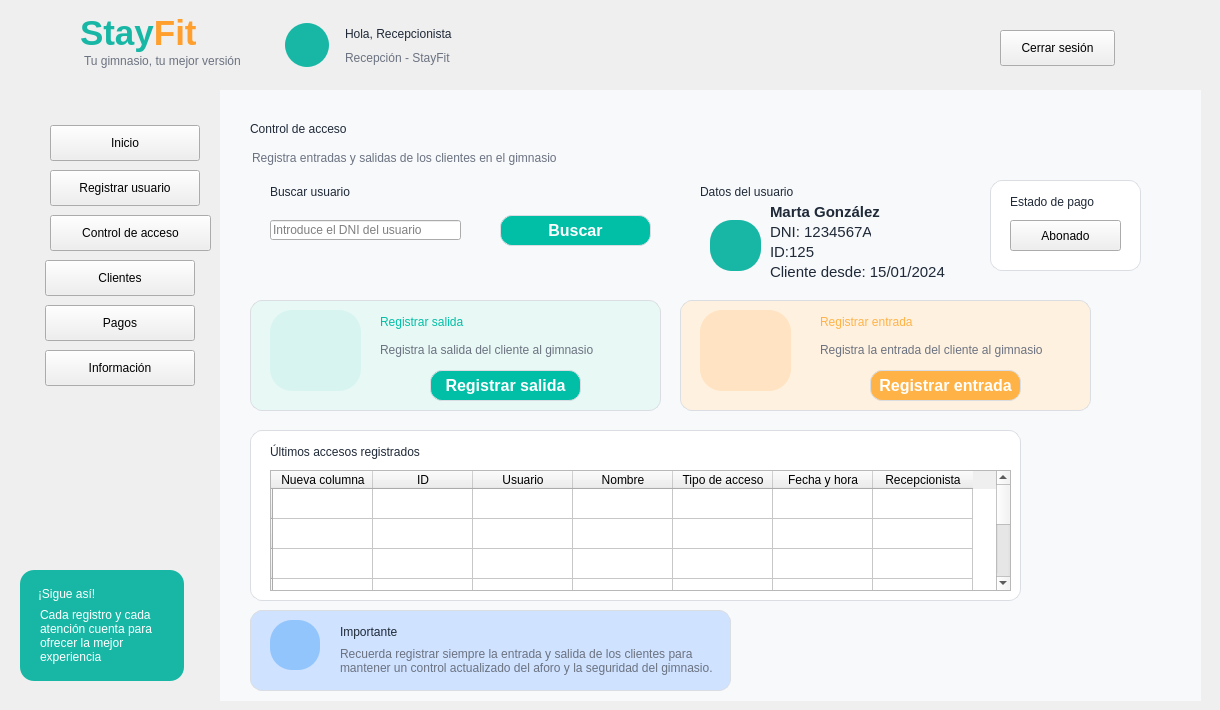
  <widget class="QWidget" name="centralwidget">
   <widget class="QFrame" name="frameHeader">
    <property name="geometry">
     <rect>
      <x>0</x>
      <y>0</y>
      <width>1201</width>
      <height>91</height>
     </rect>
    </property>
    <property name="frameShape">
     <enum>QFrame::NoFrame</enum>
    </property>
    <widget class="QLabel" name="lblLogoIcono">
     <property name="geometry">
      <rect>
       <x>18</x>
       <y>10</y>
       <width>65</width>
       <height>65</height>
      </rect>
     </property>
     <property name="styleSheet">
      <string notr="true">font: 28pt &quot;Segoe UI Emoji&quot;; color: #18B7A5;</string>
     </property>
     <property name="text">
      <string/>
     </property>
     <property name="pixmap">
      <pixmap resource="../imagenes/recursos.qrc">:/prefijoNuevo/logo_stayfit.png</pixmap>
     </property>
     <property name="scaledContents">
      <bool>true</bool>
     </property>
    </widget>
    <widget class="QLabel" name="labelStayFitHeader">
     <property name="geometry">
      <rect>
       <x>80</x>
       <y>8</y>
       <width>170</width>
       <height>51</height>
      </rect>
     </property>
     <property name="text">
      <string>&lt;html&gt;&lt;head/&gt;&lt;body&gt;&lt;p&gt;&lt;span style=&quot; font-size:26pt; font-weight:700; color:#18B7A5;&quot;&gt;Stay&lt;/span&gt;&lt;span style=&quot; font-size:26pt; font-weight:700; color:#FF9F2E;&quot;&gt;Fit&lt;/span&gt;&lt;/p&gt;&lt;/body&gt;&lt;/html&gt;</string>
     </property>
    </widget>
    <widget class="QLabel" name="labelSubtituloHeader">
     <property name="geometry">
      <rect>
       <x>84</x>
       <y>52</y>
       <width>170</width>
       <height>18</height>
      </rect>
     </property>
     <property name="styleSheet">
      <string notr="true">color: #6B7280; font: 9pt &quot;Segoe UI&quot;;</string>
     </property>
     <property name="text">
      <string>Tu gimnasio, tu mejor versión</string>
     </property>
    </widget>
    <widget class="QLabel" name="lblAvatarCliente">
     <property name="geometry">
      <rect>
       <x>285</x>
       <y>23</y>
       <width>44</width>
       <height>44</height>
      </rect>
     </property>
     <property name="styleSheet">
      <string notr="true">background-color: #18B7A5; color: white; border-radius: 22px; font: 20pt &quot;Segoe UI Emoji&quot;;</string>
     </property>
     <property name="text">
      <string/>
     </property>
     <property name="pixmap">
      <pixmap resource="../imagenes/recursos.qrc">:/newPrefix/usuario.png</pixmap>
     </property>
     <property name="scaledContents">
      <bool>true</bool>
     </property>
    </widget>
    <widget class="QLabel" name="lblNombreCliente">
     <property name="geometry">
      <rect>
       <x>345</x>
       <y>22</y>
       <width>270</width>
       <height>24</height>
      </rect>
     </property>
     <property name="styleSheet">
      <string notr="true">font: bold 13pt &quot;Segoe UI&quot;; color: #1F2937;</string>
     </property>
     <property name="text">
      <string>Hola, Recepcionista</string>
     </property>
    </widget>
    <widget class="QLabel" name="lblFechaAltaCliente">
     <property name="geometry">
      <rect>
       <x>345</x>
       <y>48</y>
       <width>250</width>
       <height>20</height>
      </rect>
     </property>
     <property name="styleSheet">
      <string notr="true">font: 10pt &quot;Segoe UI&quot;; color: #6B7280;</string>
     </property>
     <property name="text">
      <string>Recepción - StayFit</string>
     </property>
    </widget>
    <widget class="QPushButton" name="btnCerrarSesion">
     <property name="geometry">
      <rect>
       <x>1000</x>
       <y>30</y>
       <width>115</width>
       <height>36</height>
      </rect>
     </property>
     <property name="text">
      <string>Cerrar sesión</string>
     </property>
    </widget>
    <widget class="QLabel" name="label_17">
     <property name="geometry">
      <rect>
       <x>510</x>
       <y>20</y>
       <width>31</width>
       <height>31</height>
      </rect>
     </property>
     <property name="text">
      <string/>
     </property>
     <property name="pixmap">
      <pixmap resource="../imagenes/recursos.qrc">:/newPrefix/ola.png</pixmap>
     </property>
     <property name="scaledContents">
      <bool>true</bool>
     </property>
    </widget>
   </widget>
   <widget class="QFrame" name="frameMenu">
    <property name="geometry">
     <rect>
      <x>0</x>
      <y>90</y>
      <width>220</width>
      <height>611</height>
     </rect>
    </property>
    <property name="frameShape">
     <enum>QFrame::NoFrame</enum>
    </property>
    <widget class="QPushButton" name="btnInicio">
     <property name="geometry">
      <rect>
       <x>50</x>
       <y>125</y>
       <width>161</width>
       <height>36</height>
      </rect>
     </property>
     <property name="toolTip">
      <string>&lt;html&gt;&lt;head/&gt;&lt;body&gt;&lt;p align=&quot;center&quot;&gt;&lt;br/&gt;&lt;/p&gt;&lt;/body&gt;&lt;/html&gt;</string>
     </property>
     <property name="layoutDirection">
      <enum>Qt::LeftToRight</enum>
     </property>
     <property name="text">
      <string>Control de acceso</string>
     </property>
    </widget>
    <widget class="QPushButton" name="btnClases">
     <property name="geometry">
      <rect>
       <x>50</x>
       <y>35</y>
       <width>150</width>
       <height>36</height>
      </rect>
     </property>
     <property name="text">
      <string>Inicio</string>
     </property>
    </widget>
    <widget class="QPushButton" name="btnInscripciones">
     <property name="geometry">
      <rect>
       <x>50</x>
       <y>80</y>
       <width>150</width>
       <height>36</height>
      </rect>
     </property>
     <property name="text">
      <string>Registrar usuario</string>
     </property>
    </widget>
    <widget class="QPushButton" name="btnPagos">
     <property name="geometry">
      <rect>
       <x>45</x>
       <y>170</y>
       <width>150</width>
       <height>36</height>
      </rect>
     </property>
     <property name="text">
      <string>Clientes</string>
     </property>
    </widget>
    <widget class="QPushButton" name="btnEstadisticas">
     <property name="geometry">
      <rect>
       <x>45</x>
       <y>215</y>
       <width>150</width>
       <height>36</height>
      </rect>
     </property>
     <property name="text">
      <string>Pagos</string>
     </property>
    </widget>
    <widget class="QPushButton" name="btnCalorias">
     <property name="geometry">
      <rect>
       <x>45</x>
       <y>260</y>
       <width>150</width>
       <height>36</height>
      </rect>
     </property>
     <property name="text">
      <string>Información</string>
     </property>
    </widget>
    <widget class="QFrame" name="cardSigue">
     <property name="geometry">
      <rect>
       <x>20</x>
       <y>480</y>
       <width>164</width>
       <height>111</height>
      </rect>
     </property>
     <property name="styleSheet">
      <string notr="true">QFrame#cardSigue { background-color: #18B7A5; border-radius: 14px; border: none; }</string>
     </property>
     <widget class="QLabel" name="lblSigue">
      <property name="geometry">
       <rect>
        <x>18</x>
        <y>12</y>
        <width>130</width>
        <height>24</height>
       </rect>
      </property>
      <property name="styleSheet">
       <string notr="true">color:white; font:bold 11pt &quot;Segoe UI&quot;;</string>
      </property>
      <property name="text">
       <string>¡Sigue así!</string>
      </property>
     </widget>
     <widget class="QLabel" name="lblSigueTexto">
      <property name="geometry">
       <rect>
        <x>20</x>
        <y>30</y>
        <width>130</width>
        <height>71</height>
       </rect>
      </property>
      <property name="styleSheet">
       <string notr="true">color:white; font:9pt &quot;Segoe UI&quot;;</string>
      </property>
      <property name="text">
       <string>Cada registro y cada atención cuenta para ofrecer la mejor experiencia</string>
      </property>
      <property name="wordWrap">
       <bool>true</bool>
      </property>
     </widget>
    </widget>
    <widget class="QLabel" name="label">
     <property name="geometry">
      <rect>
       <x>20</x>
       <y>40</y>
       <width>20</width>
       <height>20</height>
      </rect>
     </property>
     <property name="text">
      <string/>
     </property>
     <property name="pixmap">
      <pixmap resource="../imagenes/recursos.qrc">:/prefijoNuevo/casa_inicio.png</pixmap>
     </property>
     <property name="scaledContents">
      <bool>true</bool>
     </property>
    </widget>
    <widget class="QLabel" name="label_3">
     <property name="geometry">
      <rect>
       <x>15</x>
       <y>130</y>
       <width>25</width>
       <height>25</height>
      </rect>
     </property>
     <property name="text">
      <string/>
     </property>
     <property name="pixmap">
      <pixmap>../imagenes/control de acceso.png</pixmap>
     </property>
     <property name="scaledContents">
      <bool>true</bool>
     </property>
    </widget>
    <widget class="QLabel" name="label_4">
     <property name="geometry">
      <rect>
       <x>20</x>
       <y>220</y>
       <width>23</width>
       <height>23</height>
      </rect>
     </property>
     <property name="text">
      <string/>
     </property>
     <property name="pixmap">
      <pixmap resource="../imagenes/recursos.qrc">:/newPrefix/pagos.png</pixmap>
     </property>
     <property name="scaledContents">
      <bool>true</bool>
     </property>
    </widget>
    <widget class="QLabel" name="label_11">
     <property name="geometry">
      <rect>
       <x>20</x>
       <y>270</y>
       <width>23</width>
       <height>23</height>
      </rect>
     </property>
     <property name="text">
      <string/>
     </property>
     <property name="pixmap">
      <pixmap resource="../imagenes/recursos.qrc">:/newPrefix/informacion.png</pixmap>
     </property>
     <property name="scaledContents">
      <bool>true</bool>
     </property>
    </widget>
    <widget class="QLabel" name="label_12">
     <property name="geometry">
      <rect>
       <x>15</x>
       <y>80</y>
       <width>31</width>
       <height>31</height>
      </rect>
     </property>
     <property name="text">
      <string/>
     </property>
     <property name="pixmap">
      <pixmap>../imagenes/registrar usuario.png</pixmap>
     </property>
     <property name="scaledContents">
      <bool>true</bool>
     </property>
    </widget>
    <widget class="QLabel" name="label_8">
     <property name="geometry">
      <rect>
       <x>15</x>
       <y>170</y>
       <width>31</width>
       <height>31</height>
      </rect>
     </property>
     <property name="text">
      <string/>
     </property>
     <property name="pixmap">
      <pixmap>../imagenes/clientes.png</pixmap>
     </property>
     <property name="scaledContents">
      <bool>true</bool>
     </property>
    </widget>
   </widget>
   <widget class="QFrame" name="frameContenido">
    <property name="geometry">
     <rect>
      <x>220</x>
      <y>90</y>
      <width>991</width>
      <height>611</height>
     </rect>
    </property>
    <property name="frameShape">
     <enum>QFrame::NoFrame</enum>
    </property>
    <widget class="QLabel" name="lblBienvenida">
     <property name="geometry">
      <rect>
       <x>30</x>
       <y>22</y>
       <width>341</width>
       <height>34</height>
      </rect>
     </property>
     <property name="styleSheet">
      <string notr="true">font:bold 20pt &quot;Segoe UI&quot;; color:#1F2937;</string>
     </property>
     <property name="text">
      <string>Control de acceso</string>
     </property>
    </widget>
    <widget class="QLabel" name="lblResumen">
     <property name="geometry">
      <rect>
       <x>32</x>
       <y>58</y>
       <width>470</width>
       <height>20</height>
      </rect>
     </property>
     <property name="styleSheet">
      <string notr="true">font:9pt &quot;Segoe UI&quot;; color:#6B7280;</string>
     </property>
     <property name="text">
      <string>Registra entradas y salidas de los clientes en el gimnasio</string>
     </property>
    </widget>
    <widget class="QFrame" name="card1">
     <property name="geometry">
      <rect>
       <x>30</x>
       <y>80</y>
       <width>411</width>
       <height>121</height>
      </rect>
     </property>
     <widget class="QLabel" name="lblNombreCliente_2">
      <property name="geometry">
       <rect>
        <x>20</x>
        <y>10</y>
        <width>270</width>
        <height>24</height>
       </rect>
      </property>
      <property name="styleSheet">
       <string notr="true">font: bold 13pt &quot;Segoe UI&quot;; color: #1F2937;</string>
      </property>
      <property name="text">
       <string>Buscar usuario</string>
      </property>
     </widget>
     <widget class="QLineEdit" name="lineEdit">
      <property name="geometry">
       <rect>
        <x>20</x>
        <y>50</y>
        <width>191</width>
        <height>20</height>
       </rect>
      </property>
      <property name="text">
       <string/>
      </property>
      <property name="placeholderText">
       <string>Introduce el DNI del usuario</string>
      </property>
     </widget>
     <widget class="QPushButton" name="btnInicio_2">
      <property name="geometry">
       <rect>
        <x>250</x>
        <y>45</y>
        <width>151</width>
        <height>31</height>
       </rect>
      </property>
      <property name="font">
       <font>
        <family>Segoe UI</family>
        <pointsize>12</pointsize>
        <weight>75</weight>
        <bold>true</bold>
       </font>
      </property>
      <property name="toolTip">
       <string>&lt;html&gt;&lt;head/&gt;&lt;body&gt;&lt;p align=&quot;center&quot;&gt;&lt;br/&gt;&lt;/p&gt;&lt;/body&gt;&lt;/html&gt;</string>
      </property>
      <property name="layoutDirection">
       <enum>Qt::LeftToRight</enum>
      </property>
      <property name="styleSheet">
       <string notr="true">
#btnInicio_2 {
    background-color:#00BFA6;
    border: 1px solid #DADDE2;
	color: #FFFFFF;
    border-radius: 12px;
}</string>
      </property>
      <property name="text">
       <string>Buscar</string>
      </property>
     </widget>
     <widget class="QLabel" name="label_14">
      <property name="geometry">
       <rect>
        <x>220</x>
        <y>50</y>
        <width>21</width>
        <height>21</height>
       </rect>
      </property>
      <property name="text">
       <string/>
      </property>
      <property name="pixmap">
       <pixmap>../imagenes/lupa.png</pixmap>
      </property>
      <property name="scaledContents">
       <bool>true</bool>
      </property>
     </widget>
    </widget>
    <widget class="QFrame" name="card3">
     <property name="geometry">
      <rect>
       <x>460</x>
       <y>80</y>
       <width>471</width>
       <height>121</height>
      </rect>
     </property>
     <widget class="QLabel" name="lblNombreCliente_3">
      <property name="geometry">
       <rect>
        <x>20</x>
        <y>10</y>
        <width>270</width>
        <height>24</height>
       </rect>
      </property>
      <property name="styleSheet">
       <string notr="true">font: bold 13pt &quot;Segoe UI&quot;; color: #1F2937;</string>
      </property>
      <property name="text">
       <string>Datos del usuario</string>
      </property>
     </widget>
     <widget class="QLabel" name="lblAvatarCliente_2">
      <property name="geometry">
       <rect>
        <x>30</x>
        <y>50</y>
        <width>51</width>
        <height>51</height>
       </rect>
      </property>
      <property name="styleSheet">
       <string notr="true">background-color: #18B7A5; color: white; border-radius: 22px; font: 20pt &quot;Segoe UI Emoji&quot;;</string>
      </property>
      <property name="text">
       <string/>
      </property>
      <property name="pixmap">
       <pixmap resource="../imagenes/recursos.qrc">:/newPrefix/usuario.png</pixmap>
      </property>
      <property name="scaledContents">
       <bool>true</bool>
      </property>
     </widget>
     <widget class="QLabel" name="lblNombreCliente_8">
      <property name="geometry">
       <rect>
        <x>90</x>
        <y>30</y>
        <width>270</width>
        <height>24</height>
       </rect>
      </property>
      <property name="font">
       <font>
        <family>Segoe UI</family>
        <pointsize>11</pointsize>
        <weight>75</weight>
        <italic>false</italic>
        <bold>true</bold>
       </font>
      </property>
      <property name="styleSheet">
       <string notr="true">font: bold 11pt &quot;Segoe UI&quot;; color: #1F2937;</string>
      </property>
      <property name="text">
       <string>Marta González</string>
      </property>
     </widget>
     <widget class="QLabel" name="lblNombreCliente_9">
      <property name="geometry">
       <rect>
        <x>90</x>
        <y>50</y>
        <width>101</width>
        <height>24</height>
       </rect>
      </property>
      <property name="font">
       <font>
        <family>Segoe UI</family>
        <pointsize>11</pointsize>
        <weight>50</weight>
        <italic>false</italic>
        <bold>false</bold>
       </font>
      </property>
      <property name="styleSheet">
       <string notr="true">font: 11pt &quot;Segoe UI&quot;; color: #1F2937;</string>
      </property>
      <property name="text">
       <string>DNI: 1234567A</string>
      </property>
     </widget>
     <widget class="QLabel" name="lblNombreCliente_10">
      <property name="geometry">
       <rect>
        <x>90</x>
        <y>70</y>
        <width>101</width>
        <height>24</height>
       </rect>
      </property>
      <property name="font">
       <font>
        <family>Segoe UI</family>
        <pointsize>11</pointsize>
        <weight>50</weight>
        <italic>false</italic>
        <bold>false</bold>
       </font>
      </property>
      <property name="styleSheet">
       <string notr="true">font: 11pt &quot;Segoe UI&quot;; color: #1F2937;</string>
      </property>
      <property name="text">
       <string>ID:125</string>
      </property>
     </widget>
     <widget class="QLabel" name="lblNombreCliente_11">
      <property name="geometry">
       <rect>
        <x>90</x>
        <y>90</y>
        <width>191</width>
        <height>24</height>
       </rect>
      </property>
      <property name="font">
       <font>
        <family>Segoe UI</family>
        <pointsize>11</pointsize>
        <weight>50</weight>
        <italic>false</italic>
        <bold>false</bold>
       </font>
      </property>
      <property name="styleSheet">
       <string notr="true">font: 11pt &quot;Segoe UI&quot;; color: #1F2937;</string>
      </property>
      <property name="text">
       <string>Cliente desde: 15/01/2024</string>
      </property>
     </widget>
     <widget class="QFrame" name="card1_3">
      <property name="geometry">
       <rect>
        <x>310</x>
        <y>10</y>
        <width>151</width>
        <height>91</height>
       </rect>
      </property>
      <property name="styleSheet">
       <string notr="true">#card1_3 {
    background-color: #FFFFFF;
    border: 1px solid #DADDE2;
    border-radius: 12px;
}</string>
      </property>
      <widget class="QLabel" name="lblNombreCliente_5">
       <property name="geometry">
        <rect>
         <x>20</x>
         <y>10</y>
         <width>270</width>
         <height>24</height>
        </rect>
       </property>
       <property name="styleSheet">
        <string notr="true">font: bold 11pt &quot;Segoe UI&quot;; color: #1F2937;</string>
       </property>
       <property name="text">
        <string>Estado de pago</string>
       </property>
      </widget>
      <widget class="QPushButton" name="btnCalorias_2">
       <property name="geometry">
        <rect>
         <x>20</x>
         <y>40</y>
         <width>111</width>
         <height>31</height>
        </rect>
       </property>
       <property name="text">
        <string>Abonado</string>
       </property>
      </widget>
     </widget>
    </widget>
    <widget class="QLabel" name="label_19">
     <property name="geometry">
      <rect>
       <x>-410</x>
       <y>0</y>
       <width>1391</width>
       <height>621</height>
      </rect>
     </property>
     <property name="styleSheet">
      <string notr="true">background:#F7F9FB</string>
     </property>
     <property name="text">
      <string/>
     </property>
     <property name="pixmap">
      <pixmap>../imagenes/reborde_ola.png</pixmap>
     </property>
     <property name="scaledContents">
      <bool>true</bool>
     </property>
    </widget>
    <widget class="QFrame" name="card1_2">
     <property name="geometry">
      <rect>
       <x>30</x>
       <y>520</y>
       <width>481</width>
       <height>81</height>
      </rect>
     </property>
     <property name="styleSheet">
      <string notr="true">#card1_2 {
    background-color: #CFE2FF;
    border: 1px solid #DADDE2;
    border-radius: 12px;
}</string>
     </property>
     <widget class="QLabel" name="label_15">
      <property name="geometry">
       <rect>
        <x>30</x>
        <y>20</y>
        <width>31</width>
        <height>31</height>
       </rect>
      </property>
      <property name="text">
       <string/>
      </property>
      <property name="pixmap">
       <pixmap>../imagenes/usuario.png</pixmap>
      </property>
      <property name="scaledContents">
       <bool>true</bool>
      </property>
     </widget>
     <widget class="QLabel" name="lblNombreCliente_4">
      <property name="geometry">
       <rect>
        <x>90</x>
        <y>10</y>
        <width>270</width>
        <height>24</height>
       </rect>
      </property>
      <property name="styleSheet">
       <string notr="true">font: bold 13pt &quot;Segoe UI&quot;; color: #1F2937;</string>
      </property>
      <property name="text">
       <string>Importante</string>
      </property>
     </widget>
     <widget class="QLabel" name="lblIconAs_4">
      <property name="geometry">
       <rect>
        <x>20</x>
        <y>10</y>
        <width>50</width>
        <height>50</height>
       </rect>
      </property>
      <property name="styleSheet">
       <string notr="true">background-color:#93C5FD; color:#18B7A5; border-radius:22px; font:bold 20pt &quot;Segoe UI&quot;;</string>
      </property>
      <property name="text">
       <string/>
      </property>
     </widget>
     <widget class="QLabel" name="lblResumen_2">
      <property name="geometry">
       <rect>
        <x>90</x>
        <y>10</y>
        <width>381</width>
        <height>81</height>
       </rect>
      </property>
      <property name="acceptDrops">
       <bool>false</bool>
      </property>
      <property name="autoFillBackground">
       <bool>false</bool>
      </property>
      <property name="styleSheet">
       <string notr="true">font:9pt &quot;Segoe UI&quot;; color:#6B7280;</string>
      </property>
      <property name="text">
       <string>Recuerda registrar siempre la entrada y salida de los clientes para mantener un control actualizado del aforo y la seguridad del gimnasio.</string>
      </property>
      <property name="scaledContents">
       <bool>false</bool>
      </property>
      <property name="wordWrap">
       <bool>true</bool>
      </property>
     </widget>
     <widget class="QLabel" name="label_13">
      <property name="geometry">
       <rect>
        <x>30</x>
        <y>20</y>
        <width>31</width>
        <height>31</height>
       </rect>
      </property>
      <property name="text">
       <string/>
      </property>
      <property name="pixmap">
       <pixmap resource="../imagenes/recursos.qrc">:/newPrefix/informacion.png</pixmap>
      </property>
      <property name="scaledContents">
       <bool>true</bool>
      </property>
     </widget>
    </widget>
    <widget class="QFrame" name="card1_4">
     <property name="geometry">
      <rect>
       <x>460</x>
       <y>210</y>
       <width>411</width>
       <height>111</height>
      </rect>
     </property>
     <property name="styleSheet">
      <string notr="true">#card1_4 {
    background-color: #FFF1E0;
    border: 1px solid #DADDE2;
    border-radius: 12px;
}</string>
     </property>
     <widget class="QLabel" name="label_20">
      <property name="geometry">
       <rect>
        <x>30</x>
        <y>20</y>
        <width>31</width>
        <height>31</height>
       </rect>
      </property>
      <property name="text">
       <string/>
      </property>
      <property name="pixmap">
       <pixmap>../imagenes/usuario.png</pixmap>
      </property>
      <property name="scaledContents">
       <bool>true</bool>
      </property>
     </widget>
     <widget class="QLabel" name="lblNombreCliente_6">
      <property name="geometry">
       <rect>
        <x>140</x>
        <y>10</y>
        <width>270</width>
        <height>24</height>
       </rect>
      </property>
      <property name="styleSheet">
       <string notr="true">font: bold 13pt &quot;Segoe UI&quot;; color: #FFB347;</string>
      </property>
      <property name="text">
       <string>Registrar entrada</string>
      </property>
     </widget>
     <widget class="QLabel" name="lblIconAs_6">
      <property name="geometry">
       <rect>
        <x>20</x>
        <y>10</y>
        <width>91</width>
        <height>81</height>
       </rect>
      </property>
      <property name="styleSheet">
       <string notr="true">background-color:#FFE3C2; color:#18B7A5; border-radius:22px; font:bold 20pt &quot;Segoe UI&quot;;</string>
      </property>
      <property name="text">
       <string/>
      </property>
     </widget>
     <widget class="QLabel" name="lblResumen_6">
      <property name="geometry">
       <rect>
        <x>140</x>
        <y>40</y>
        <width>251</width>
        <height>20</height>
       </rect>
      </property>
      <property name="styleSheet">
       <string notr="true">font:9pt &quot;Segoe UI&quot;; color:#6B7280;</string>
      </property>
      <property name="text">
       <string>Registra la entrada del cliente al gimnasio</string>
      </property>
     </widget>
     <widget class="QLabel" name="label_6">
      <property name="geometry">
       <rect>
        <x>30</x>
        <y>20</y>
        <width>61</width>
        <height>61</height>
       </rect>
      </property>
      <property name="text">
       <string/>
      </property>
      <property name="pixmap">
       <pixmap>../imagenes/control de acceso.png</pixmap>
      </property>
      <property name="scaledContents">
       <bool>true</bool>
      </property>
     </widget>
     <widget class="QPushButton" name="btnInicio_3">
      <property name="geometry">
       <rect>
        <x>190</x>
        <y>70</y>
        <width>151</width>
        <height>31</height>
       </rect>
      </property>
      <property name="font">
       <font>
        <family>Segoe UI</family>
        <pointsize>12</pointsize>
        <weight>75</weight>
        <bold>true</bold>
       </font>
      </property>
      <property name="toolTip">
       <string>&lt;html&gt;&lt;head/&gt;&lt;body&gt;&lt;p align=&quot;center&quot;&gt;&lt;br/&gt;&lt;/p&gt;&lt;/body&gt;&lt;/html&gt;</string>
      </property>
      <property name="layoutDirection">
       <enum>Qt::LeftToRight</enum>
      </property>
      <property name="styleSheet">
       <string notr="true">#btnInicio_3 {
    background-color:#FFB347;
    border: 1px solid #DADDE2;
	color: #FFFFFF;
    border-radius: 12px;
}</string>
      </property>
      <property name="text">
       <string>Registrar entrada</string>
      </property>
     </widget>
    </widget>
    <widget class="QFrame" name="card1_5">
     <property name="geometry">
      <rect>
       <x>30</x>
       <y>210</y>
       <width>411</width>
       <height>111</height>
      </rect>
     </property>
     <property name="styleSheet">
      <string notr="true">#card1_5 {
    background-color: #E8F8F5;
    border: 1px solid #DADDE2;
    border-radius: 12px;
}</string>
     </property>
     <widget class="QLabel" name="label_21">
      <property name="geometry">
       <rect>
        <x>30</x>
        <y>20</y>
        <width>31</width>
        <height>31</height>
       </rect>
      </property>
      <property name="text">
       <string/>
      </property>
      <property name="pixmap">
       <pixmap>../imagenes/usuario.png</pixmap>
      </property>
      <property name="scaledContents">
       <bool>true</bool>
      </property>
     </widget>
     <widget class="QLabel" name="lblNombreCliente_7">
      <property name="geometry">
       <rect>
        <x>130</x>
        <y>10</y>
        <width>270</width>
        <height>24</height>
       </rect>
      </property>
      <property name="styleSheet">
       <string notr="true">font: bold 13pt &quot;Segoe UI&quot;; color: #00BFA6;</string>
      </property>
      <property name="text">
       <string>Registrar salida</string>
      </property>
     </widget>
     <widget class="QLabel" name="lblIconAs_7">
      <property name="geometry">
       <rect>
        <x>20</x>
        <y>10</y>
        <width>91</width>
        <height>81</height>
       </rect>
      </property>
      <property name="styleSheet">
       <string notr="true">background-color:#D8F4F0; color:#18B7A5; border-radius:22px; font:bold 20pt &quot;Segoe UI&quot;;</string>
      </property>
      <property name="text">
       <string/>
      </property>
     </widget>
     <widget class="QLabel" name="lblResumen_7">
      <property name="geometry">
       <rect>
        <x>130</x>
        <y>40</y>
        <width>251</width>
        <height>20</height>
       </rect>
      </property>
      <property name="styleSheet">
       <string notr="true">font:9pt &quot;Segoe UI&quot;; color:#6B7280;</string>
      </property>
      <property name="text">
       <string>Registra la salida del cliente al gimnasio</string>
      </property>
     </widget>
     <widget class="QLabel" name="label_7">
      <property name="geometry">
       <rect>
        <x>30</x>
        <y>20</y>
        <width>61</width>
        <height>61</height>
       </rect>
      </property>
      <property name="text">
       <string/>
      </property>
      <property name="pixmap">
       <pixmap>../imagenes/control de acceso.png</pixmap>
      </property>
      <property name="scaledContents">
       <bool>true</bool>
      </property>
     </widget>
     <widget class="QPushButton" name="btnInicio_4">
      <property name="geometry">
       <rect>
        <x>180</x>
        <y>70</y>
        <width>151</width>
        <height>31</height>
       </rect>
      </property>
      <property name="font">
       <font>
        <family>Segoe UI</family>
        <pointsize>12</pointsize>
        <weight>75</weight>
        <bold>true</bold>
       </font>
      </property>
      <property name="toolTip">
       <string>&lt;html&gt;&lt;head/&gt;&lt;body&gt;&lt;p align=&quot;center&quot;&gt;&lt;br/&gt;&lt;/p&gt;&lt;/body&gt;&lt;/html&gt;</string>
      </property>
      <property name="layoutDirection">
       <enum>Qt::LeftToRight</enum>
      </property>
      <property name="styleSheet">
       <string notr="true">

#btnInicio_4 {
    background-color:#00BFA6;
    border: 1px solid #DADDE2;
	color: #FFFFFF;
    border-radius: 12px;
}</string>
      </property>
      <property name="text">
       <string>Registrar salida</string>
      </property>
     </widget>
    </widget>
    <widget class="QFrame" name="card1_6">
     <property name="geometry">
      <rect>
       <x>30</x>
       <y>340</y>
       <width>771</width>
       <height>171</height>
      </rect>
     </property>
     <property name="styleSheet">
      <string notr="true">#card1_6 {
    background-color: #FFFFFF;
    border: 1px solid #DADDE2;
    border-radius: 12px;
}</string>
     </property>
     <widget class="QLabel" name="lblNombreCliente_12">
      <property name="geometry">
       <rect>
        <x>20</x>
        <y>10</y>
        <width>270</width>
        <height>24</height>
       </rect>
      </property>
      <property name="styleSheet">
       <string notr="true">font: bold 13pt &quot;Segoe UI&quot;; color: #1F2937;</string>
      </property>
      <property name="text">
       <string>Últimos accesos registrados</string>
      </property>
     </widget>
     <widget class="QTableWidget" name="tableWidget">
      <property name="geometry">
       <rect>
        <x>20</x>
        <y>40</y>
        <width>741</width>
        <height>121</height>
       </rect>
      </property>
      <row>
       <property name="text">
        <string/>
       </property>
      </row>
      <row>
       <property name="text">
        <string/>
       </property>
      </row>
      <row>
       <property name="text">
        <string/>
       </property>
      </row>
      <row>
       <property name="text">
        <string/>
       </property>
      </row>
      <row>
       <property name="text">
        <string/>
       </property>
      </row>
      <row>
       <property name="text">
        <string/>
       </property>
      </row>
      <row>
       <property name="text">
        <string/>
       </property>
      </row>
      <column>
       <property name="text">
        <string>Nueva columna</string>
       </property>
      </column>
      <column>
       <property name="text">
        <string>ID</string>
       </property>
      </column>
      <column>
       <property name="text">
        <string>Usuario</string>
       </property>
      </column>
      <column>
       <property name="text">
        <string>Nombre</string>
       </property>
      </column>
      <column>
       <property name="text">
        <string>Tipo de acceso</string>
       </property>
      </column>
      <column>
       <property name="text">
        <string>Fecha y hora</string>
       </property>
      </column>
      <column>
       <property name="text">
        <string>Recepcionista</string>
       </property>
      </column>
     </widget>
    </widget>
    <zorder>label_19</zorder>
    <zorder>lblBienvenida</zorder>
    <zorder>lblResumen</zorder>
    <zorder>card1</zorder>
    <zorder>card3</zorder>
    <zorder>card1_2</zorder>
    <zorder>card1_4</zorder>
    <zorder>card1_5</zorder>
    <zorder>card1_6</zorder>
   </widget>
  </widget>
